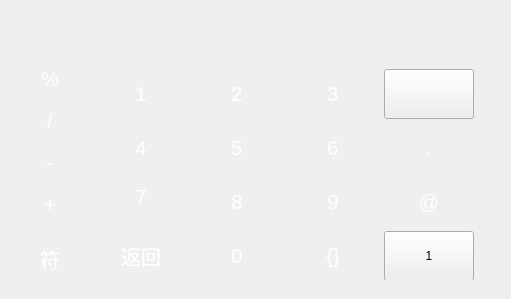
   <widget class="QWidget" name="pageSymbol">
    <widget class="QLabel" name="bgSymbol">
     <property name="geometry">
      <rect>
       <x>0</x>
       <y>0</y>
       <width>502</width>
       <height>290</height>
      </rect>
     </property>
     <property name="minimumSize">
      <size>
       <width>502</width>
       <height>290</height>
      </size>
     </property>
     <property name="maximumSize">
      <size>
       <width>502</width>
       <height>290</height>
      </size>
     </property>
     <property name="styleSheet">
      <string notr="true">image: url(:/images/195534fdcf37d6cdabbf9263959b94e4.jpg);
border-image: url(:/images/195534fdcf37d6cdabbf9263959b94e4.jpg);</string>
     </property>
     <property name="text">
      <string/>
     </property>
    </widget>
    <widget class="QWidget" name="gridSymbol">
     <property name="geometry">
      <rect>
       <x>90</x>
       <y>60</y>
       <width>391</width>
       <height>220</height>
      </rect>
     </property>
     <layout class="QGridLayout" name="gridLayout">
      <property name="spacing">
       <number>0</number>
      </property>
      <item row="1" column="1">
       <widget class="QPushButton" name="btn5">
        <property name="minimumSize">
         <size>
          <width>90</width>
          <height>50</height>
         </size>
        </property>
        <property name="maximumSize">
         <size>
          <width>40</width>
          <height>40</height>
         </size>
        </property>
        <property name="styleSheet">
         <string notr="true">
QPushButton
{
border:none;
color: rgb(255, 255, 255);
font-size:20px}
QPushButton:pressed
{
    background-color:color: rgb(255, 255, 255);
}</string>
        </property>
        <property name="text">
         <string>5</string>
        </property>
       </widget>
      </item>
      <item row="1" column="3">
       <widget class="QPushButton" name="btnDotSym">
        <property name="minimumSize">
         <size>
          <width>90</width>
          <height>50</height>
         </size>
        </property>
        <property name="maximumSize">
         <size>
          <width>40</width>
          <height>40</height>
         </size>
        </property>
        <property name="styleSheet">
         <string notr="true">
QPushButton
{
border:none;
color: rgb(255, 255, 255);
font-size:20px}
QPushButton:pressed
{
    background-color:color: rgb(255, 255, 255);
}</string>
        </property>
        <property name="text">
         <string>.</string>
        </property>
       </widget>
      </item>
      <item row="2" column="1">
       <widget class="QPushButton" name="btn8">
        <property name="minimumSize">
         <size>
          <width>90</width>
          <height>50</height>
         </size>
        </property>
        <property name="maximumSize">
         <size>
          <width>40</width>
          <height>40</height>
         </size>
        </property>
        <property name="styleSheet">
         <string notr="true">
QPushButton
{
border:none;
color: rgb(255, 255, 255);
font-size:20px}
QPushButton:pressed
{
    background-color:color: rgb(255, 255, 255);
}</string>
        </property>
        <property name="text">
         <string>8</string>
        </property>
       </widget>
      </item>
      <item row="0" column="2">
       <widget class="QPushButton" name="btn3">
        <property name="minimumSize">
         <size>
          <width>90</width>
          <height>50</height>
         </size>
        </property>
        <property name="maximumSize">
         <size>
          <width>40</width>
          <height>40</height>
         </size>
        </property>
        <property name="styleSheet">
         <string notr="true">
QPushButton
{
border:none;
color: rgb(255, 255, 255);
font-size:20px}
QPushButton:pressed
{
    background-color:color: rgb(255, 255, 255);
}</string>
        </property>
        <property name="text">
         <string>3</string>
        </property>
       </widget>
      </item>
      <item row="3" column="0">
       <widget class="QPushButton" name="btnReturn">
        <property name="minimumSize">
         <size>
          <width>90</width>
          <height>50</height>
         </size>
        </property>
        <property name="maximumSize">
         <size>
          <width>40</width>
          <height>40</height>
         </size>
        </property>
        <property name="styleSheet">
         <string notr="true">
QPushButton
{
border:none;
color: rgb(255, 255, 255);
font-size:20px}
QPushButton:pressed
{
    background-color:color: rgb(255, 255, 255);
}</string>
        </property>
        <property name="text">
         <string>返回</string>
        </property>
       </widget>
      </item>
      <item row="2" column="2">
       <widget class="QPushButton" name="btn9">
        <property name="minimumSize">
         <size>
          <width>90</width>
          <height>50</height>
         </size>
        </property>
        <property name="maximumSize">
         <size>
          <width>40</width>
          <height>40</height>
         </size>
        </property>
        <property name="styleSheet">
         <string notr="true">
QPushButton
{
border:none;
color: rgb(255, 255, 255);
font-size:20px}
QPushButton:pressed
{
    background-color:color: rgb(255, 255, 255);
}</string>
        </property>
        <property name="text">
         <string>9</string>
        </property>
       </widget>
      </item>
      <item row="2" column="0">
       <widget class="QPushButton" name="btn7">
        <property name="minimumSize">
         <size>
          <width>90</width>
          <height>50</height>
         </size>
        </property>
        <property name="maximumSize">
         <size>
          <width>1000</width>
          <height>1000</height>
         </size>
        </property>
        <property name="styleSheet">
         <string notr="true">
QPushButton
{
border:none;
color: rgb(255, 255, 255);
font-size:20px}
QPushButton:pressed
{
    background-color:color: rgb(255, 255, 255);
}</string>
        </property>
        <property name="text">
         <string>7</string>
        </property>
       </widget>
      </item>
      <item row="2" column="3">
       <widget class="QPushButton" name="btnAt">
        <property name="minimumSize">
         <size>
          <width>90</width>
          <height>50</height>
         </size>
        </property>
        <property name="maximumSize">
         <size>
          <width>40</width>
          <height>40</height>
         </size>
        </property>
        <property name="styleSheet">
         <string notr="true">
QPushButton
{
border:none;
color: rgb(255, 255, 255);
font-size:20px}
QPushButton:pressed
{
    background-color:color: rgb(255, 255, 255);
}</string>
        </property>
        <property name="text">
         <string>@</string>
        </property>
       </widget>
      </item>
      <item row="0" column="3">
       <widget class="QPushButton" name="btnBackspaceSymbol">
        <property name="minimumSize">
         <size>
          <width>90</width>
          <height>50</height>
         </size>
        </property>
        <property name="maximumSize">
         <size>
          <width>40</width>
          <height>40</height>
         </size>
        </property>
        <property name="styleSheet">
         <string notr="true">border-image: url(:/qq/controls/res/qq/controls/buttons/btn_close.svg);

QPushButton
{
border:none;
color: rgb(255, 255, 255);
font-size:20px}
QPushButton:pressed
{
    background-color:color: rgb(255, 255, 255);
}</string>
        </property>
        <property name="text">
         <string/>
        </property>
       </widget>
      </item>
      <item row="0" column="1">
       <widget class="QPushButton" name="btn2">
        <property name="minimumSize">
         <size>
          <width>90</width>
          <height>50</height>
         </size>
        </property>
        <property name="maximumSize">
         <size>
          <width>40</width>
          <height>40</height>
         </size>
        </property>
        <property name="styleSheet">
         <string notr="true">
QPushButton
{
border:none;
color: rgb(255, 255, 255);
font-size:20px}
QPushButton:pressed
{
    background-color:color: rgb(255, 255, 255);
}</string>
        </property>
        <property name="text">
         <string>2</string>
        </property>
       </widget>
      </item>
      <item row="0" column="0">
       <widget class="QPushButton" name="btn1">
        <property name="minimumSize">
         <size>
          <width>90</width>
          <height>50</height>
         </size>
        </property>
        <property name="maximumSize">
         <size>
          <width>40</width>
          <height>40</height>
         </size>
        </property>
        <property name="styleSheet">
         <string notr="true">
QPushButton
{
border:none;
color: rgb(255, 255, 255);
font-size:20px}
QPushButton:pressed
{
    background-color:color: rgb(255, 255, 255);
}</string>
        </property>
        <property name="text">
         <string>1</string>
        </property>
       </widget>
      </item>
      <item row="1" column="0">
       <widget class="QPushButton" name="btn4">
        <property name="minimumSize">
         <size>
          <width>90</width>
          <height>50</height>
         </size>
        </property>
        <property name="maximumSize">
         <size>
          <width>40</width>
          <height>40</height>
         </size>
        </property>
        <property name="styleSheet">
         <string notr="true">
QPushButton
{
border:none;
color: rgb(255, 255, 255);
font-size:20px}
QPushButton:pressed
{
    background-color:color: rgb(255, 255, 255);
}</string>
        </property>
        <property name="text">
         <string>4</string>
        </property>
       </widget>
      </item>
      <item row="1" column="2">
       <widget class="QPushButton" name="btn6">
        <property name="minimumSize">
         <size>
          <width>90</width>
          <height>50</height>
         </size>
        </property>
        <property name="maximumSize">
         <size>
          <width>40</width>
          <height>40</height>
         </size>
        </property>
        <property name="styleSheet">
         <string notr="true">
QPushButton
{
border:none;
color: rgb(255, 255, 255);
font-size:20px}
QPushButton:pressed
{
    background-color:color: rgb(255, 255, 255);
}</string>
        </property>
        <property name="text">
         <string>6</string>
        </property>
       </widget>
      </item>
      <item row="3" column="1">
       <widget class="QPushButton" name="btn0">
        <property name="minimumSize">
         <size>
          <width>90</width>
          <height>50</height>
         </size>
        </property>
        <property name="maximumSize">
         <size>
          <width>40</width>
          <height>40</height>
         </size>
        </property>
        <property name="styleSheet">
         <string notr="true">
QPushButton
{
border:none;
color: rgb(255, 255, 255);
font-size:20px}
QPushButton:pressed
{
    background-color:color: rgb(255, 255, 255);
}</string>
        </property>
        <property name="text">
         <string>0</string>
        </property>
       </widget>
      </item>
      <item row="3" column="3">
       <widget class="QPushButton" name="btn1b">
        <property name="minimumSize">
         <size>
          <width>90</width>
          <height>50</height>
         </size>
        </property>
        <property name="maximumSize">
         <size>
          <width>40</width>
          <height>40</height>
         </size>
        </property>
        <property name="styleSheet">
         <string notr="true">border-image: url(:/qq/controls/res/qq/controls/icons/icon_reply.svg);
QPushButton
{
border:none;
color: rgb(255, 255, 255);
font-size:20px}
QPushButton:pressed
{
    background-color:color: rgb(255, 255, 255);
}</string>
        </property>
        <property name="text">
         <string>1</string>
        </property>
       </widget>
      </item>
      <item row="3" column="2">
       <widget class="QPushButton" name="btnBraces">
        <property name="minimumSize">
         <size>
          <width>90</width>
          <height>50</height>
         </size>
        </property>
        <property name="maximumSize">
         <size>
          <width>40</width>
          <height>40</height>
         </size>
        </property>
        <property name="styleSheet">
         <string notr="true">
QPushButton
{
border:none;
color: rgb(255, 255, 255);
font-size:20px}
QPushButton:pressed
{
    background-color:color: rgb(255, 255, 255);
}</string>
        </property>
        <property name="text">
         <string>{}</string>
        </property>
       </widget>
      </item>
     </layout>
     <zorder>btn4</zorder>
     <zorder>btn1b</zorder>
     <zorder>btnAt</zorder>
     <zorder>btn9</zorder>
     <zorder>btn1</zorder>
     <zorder>btnReturn</zorder>
     <zorder>btn3</zorder>
     <zorder>btn2</zorder>
     <zorder>btn6</zorder>
     <zorder>btn5</zorder>
     <zorder>btnDotSym</zorder>
     <zorder>btn0</zorder>
     <zorder>btnBraces</zorder>
     <zorder>btn7</zorder>
     <zorder>btnBackspaceSymbol</zorder>
     <zorder>btn8</zorder>
    </widget>
    <widget class="QWidget" name="sideSymbol">
     <property name="geometry">
      <rect>
       <x>10</x>
       <y>60</y>
       <width>82</width>
       <height>221</height>
      </rect>
     </property>
     <layout class="QVBoxLayout" name="verticalLayout">
      <item>
       <widget class="QPushButton" name="btnPercent">
        <property name="minimumSize">
         <size>
          <width>80</width>
          <height>35</height>
         </size>
        </property>
        <property name="maximumSize">
         <size>
          <width>40</width>
          <height>35</height>
         </size>
        </property>
        <property name="styleSheet">
         <string notr="true">
QPushButton
{
border:none;
color: rgb(255, 255, 255);
font-size:20px}
QPushButton:pressed
{
    background-color:color: rgb(255, 255, 255);
}</string>
        </property>
        <property name="text">
         <string>%</string>
        </property>
       </widget>
      </item>
      <item>
       <widget class="QPushButton" name="btnSlash">
        <property name="minimumSize">
         <size>
          <width>80</width>
          <height>35</height>
         </size>
        </property>
        <property name="maximumSize">
         <size>
          <width>40</width>
          <height>35</height>
         </size>
        </property>
        <property name="styleSheet">
         <string notr="true">
QPushButton
{
border:none;
color: rgb(255, 255, 255);
font-size:20px}
QPushButton:pressed
{
    background-color:color: rgb(255, 255, 255);
}</string>
        </property>
        <property name="text">
         <string>/</string>
        </property>
       </widget>
      </item>
      <item>
       <widget class="QPushButton" name="btnMinus">
        <property name="minimumSize">
         <size>
          <width>80</width>
          <height>35</height>
         </size>
        </property>
        <property name="maximumSize">
         <size>
          <width>40</width>
          <height>35</height>
         </size>
        </property>
        <property name="styleSheet">
         <string notr="true">
QPushButton
{
border:none;
color: rgb(255, 255, 255);
font-size:20px}
QPushButton:pressed
{
    background-color:color: rgb(255, 255, 255);
}</string>
        </property>
        <property name="text">
         <string>-</string>
        </property>
       </widget>
      </item>
      <item>
       <widget class="QPushButton" name="btnPlus">
        <property name="minimumSize">
         <size>
          <width>80</width>
          <height>35</height>
         </size>
        </property>
        <property name="maximumSize">
         <size>
          <width>40</width>
          <height>35</height>
         </size>
        </property>
        <property name="styleSheet">
         <string notr="true">
QPushButton
{
border:none;
color: rgb(255, 255, 255);
font-size:20px}
QPushButton:pressed
{
    background-color:color: rgb(255, 255, 255);
}</string>
        </property>
        <property name="text">
         <string>+</string>
        </property>
       </widget>
      </item>
      <item>
       <widget class="QPushButton" name="btnDeadSymbol">
        <property name="minimumSize">
         <size>
          <width>80</width>
          <height>50</height>
         </size>
        </property>
        <property name="maximumSize">
         <size>
          <width>40</width>
          <height>40</height>
         </size>
        </property>
        <property name="styleSheet">
         <string notr="true">
QPushButton
{
border:none;
color: rgb(255, 255, 255);
font-size:20px}
QPushButton:pressed
{
    background-color:color: rgb(255, 255, 255);
}</string>
        </property>
        <property name="text">
         <string>符</string>
        </property>
       </widget>
      </item>
     </layout>
    </widget>
    <zorder>bgSymbol</zorder>
    <zorder>sideSymbol</zorder>
    <zorder>gridSymbol</zorder>
   </widget>
